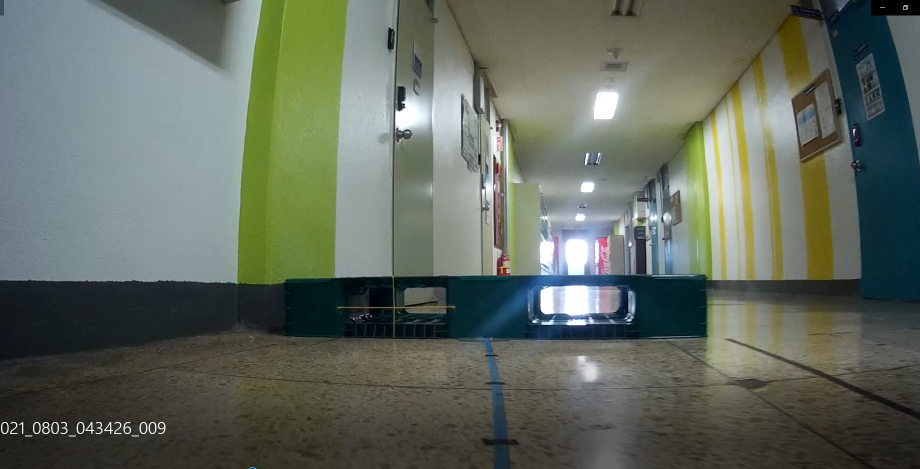
#> input picture data/images/b257.PNG, 1840 x 938 px, given in place of the camera (shown at 1/2 size)
$ python angle-calc.py
#> lines starting #> are read from the running program, lines starting #| are printed output that depends on the picture; after the words box and inside, x2 and y2 are one past the last pixel; in counts of white or black regions, pixels touching at a corner belong together
"""
USES OPENCV 4.10, PROBABLY WILL WORK FOR OPENCV 2.70 and up
REMEMBER TO CALCULATE THE HSV BOUNDS FOR color1 & color2, use the trackbar:
https://gist.github.com/botforge/c6559abd3c48bceb78c2664dcb53cef6
to get these values
"""
import cv2
import numpy as np
import math


def distance(x1, y1, x2, y2):
    """
    Calculate distance between two points
    """
    dist = math.sqrt(math.fabs(x2 - x1) ** 2 + math.fabs(y2 - y1) ** 2)
    return dist


def find_color1(frame):
    """
    Filter "frame" for HSV bounds for color1 (inplace, modifies frame) & return coordinates of the object with that color
    """
    hsv_frame = cv2.cvtColor(frame, cv2.COLOR_BGR2HSV)
    hsv_lowerbound = np.array([139, 149, 131])  # replace THIS LINE w/ your hsv lowerb
    hsv_upperbound = np.array([179, 255, 219])  # replace THIS LINE w/ your hsv upperb
    mask = cv2.inRange(hsv_frame, hsv_lowerbound, hsv_upperbound)
    res = cv2.bitwise_and(frame, frame, mask=mask)  # filter inplace
    cnts, hir = cv2.findContours(mask, cv2.RETR_TREE, cv2.CHAIN_APPROX_SIMPLE)
    if len(cnts) > 0:
        maxcontour = max(cnts, key=cv2.contourArea)

        # Find center of the contour
        M = cv2.moments(maxcontour)
        if M['m00'] > 0 and cv2.contourArea(maxcontour) > 1000:
            cx = int(M['m10'] / M['m00'])
            cy = int(M['m01'] / M['m00'])
            return (cx, cy), True
        else:
            return (700, 700), False  # faraway point
    else:
        return (700, 700), False  # faraway point


def find_color2(frame):
    """
    Filter "frame" for HSV bounds for color1 (inplace, modifies frame) & return coordinates of the object with that color
    """
    hsv_frame = cv2.cvtColor(frame, cv2.COLOR_BGR2HSV)
    hsv_lowerbound = np.array([101, 152, 92])  # replace THIS LINE w/ your hsv lowerb
    hsv_upperbound = np.array([149, 255, 243])  # replace THIS LINE w/ your hsv upperb
    mask = cv2.inRange(hsv_frame, hsv_lowerbound, hsv_upperbound)
    res = cv2.bitwise_and(frame, frame, mask=mask)
    cnts, hir = cv2.findContours(mask, cv2.RETR_TREE, cv2.CHAIN_APPROX_SIMPLE)
    if len(cnts) > 0:
        maxcontour = max(cnts, key=cv2.contourArea)

        # Find center of the contour
        M = cv2.moments(maxcontour)
        if M['m00'] > 0 and cv2.contourArea(maxcontour) > 2000:
            cx = int(M['m10'] / M['m00'])
            cy = int(M['m01'] / M['m00'])
            return (cx, cy), True  # True
        else:
            return (700, 700), True  # faraway point
    else:
        return (700, 700), True  # faraway point


cap = cv2.VideoCapture(0)

while (1):
    _, orig_frame = cap.read()
#> orig_frame is the input picture: shape (938, 1840, 3); mean B, G, R 94.6, 105.6, 97.3
    # we'll be inplace modifying frames, so save a copy
    copy_frame = orig_frame.copy()
    (color1_x, color1_y), found_color1 = find_color1(copy_frame)
#> in find_color1, `hsv_frame = cv2.cvtColor(frame, cv2.COLOR_BGR2HSV)`: hsv_frame: shape (938, 1840, 3); mean H, S, V 59.2, 66, 109.2
#> in find_color1, `mask = cv2.inRange(hsv_frame, hsv_lowerbound, hsv_upperbound)`:
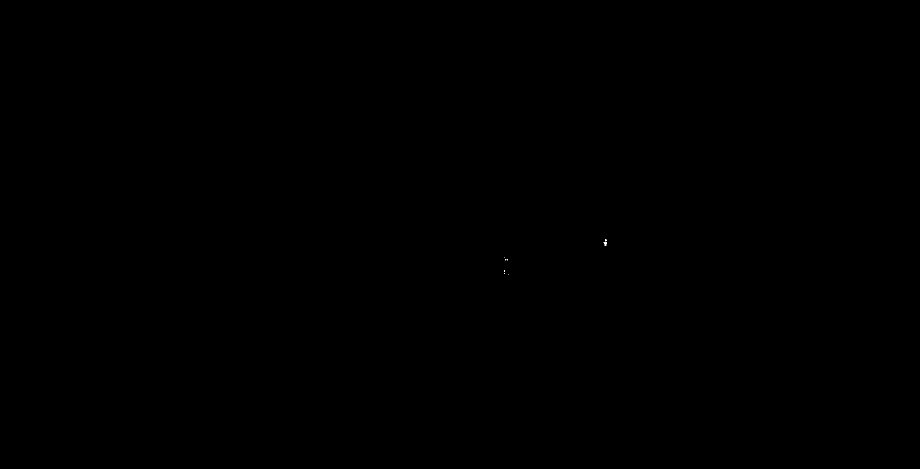
#> mask: shape (938, 1840) (shown at 1/2 size); 0% white in thin lines or dots, all inside (x1, y1, x2, y2) = (1008, 479, 1213, 549)
#> in find_color1, `cnts, hir = cv2.findContours(mask, cv2.RETR_TREE, cv2.CHAIN_APPROX_SIM..`: cnts = 8 contours, all with area under 20; hir = [[1, -1, -1, -1], [2, 0, -1, -1], [3, 1, -1, -1], [4, 2, -1, -1], [5, 3, -1, -1], [6, 4, -1, -1], [7, 5, -1, -1], [-1, 6, -1, -1]]
#> in find_color1, `maxcontour = max(cnts, key=cv2.contourArea)`: maxcontour = contour of 17 points, box (x1, y1, x2, y2) (1207, 483, 1213, 491), area 16
#> in find_color1, `M = cv2.moments(maxcontour)`: M = moments, m00 15.5, centre m10/m00, m01/m00 = (1210.2, 486.5)
#> color1_x = 700; color1_y = 700; found_color1 = False
    (color2_x, color2_y), found_color2 = find_color2(copy_frame)
#> in find_color2, `mask = cv2.inRange(hsv_frame, hsv_lowerbound, hsv_upperbound)`:
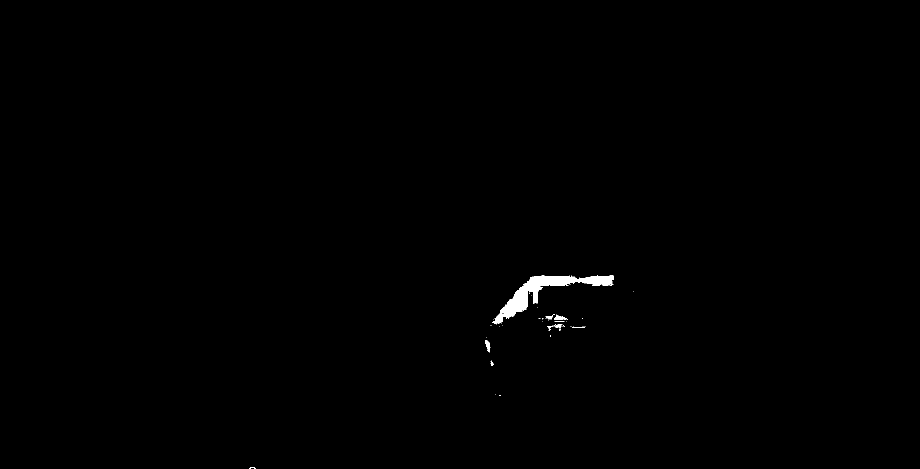
#> mask: shape (938, 1840) (shown at 1/2 size); 0.36% white; 42 white regions (32 under 20 px)
#> in find_color2, `cnts, hir = cv2.findContours(mask, cv2.RETR_TREE, cv2.CHAIN_APPROX_SIM..`: cnts = 56 contours, 49 with area under 20; largest, box (x1, y1, x2, y2) and area: (984, 550, 1228, 648) 5146, (1108, 629, 1133, 640) 127, (970, 680, 981, 705) 112, (1091, 631, 1106, 639) 34, (1108, 651, 1125, 657) 29, (981, 721, 988, 732) 24, (1144, 653, 1171, 656) 23; hir = 56 rows, first 6: [1, -1, -1, -1], [2, 0, -1, -1], [3, 1, -1, -1], [4, 2, -1, -1], [6, 3, 5, -1], [-1, -1, -1, 4]
#> in find_color2, `maxcontour = max(cnts, key=cv2.contourArea)`: maxcontour = contour of 427 points, box (x1, y1, x2, y2) (984, 550, 1228, 648), area 5146
#> in find_color2, `M = cv2.moments(maxcontour)`: M = moments, m00 5146, centre m10/m00, m01/m00 = (1085.9, 582.8)
#> in find_color2, `cx = int(M['m10'] / M['m00'])`: cx = 1085
#> in find_color2, `cy = int(M['m01'] / M['m00'])`: cy = 582
#> color2_x = 1085; color2_y = 582; found_color2 = True

    # draw circles around these objects
    cv2.circle(copy_frame, (color1_x, color1_y), 20, (255, 0, 0), -1)
    cv2.circle(copy_frame, (color2_x, color2_y), 20, (0, 128, 255), -1)
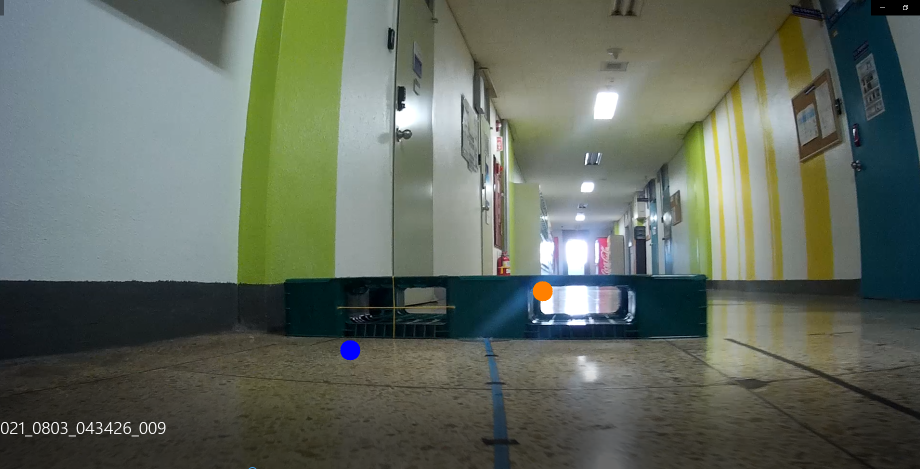
#> copy_frame: shape (938, 1840, 3) (shown at 1/2 size); mean B, G, R 94.5, 105.5, 97.3

    if found_color1 and found_color2:
        # trig stuff to get the line
        hypotenuse = distance(color1_x, color1_x, color2_x, color2_y)
        horizontal = distance(color1_x, color1_y, color2_x, color1_y)
        vertical = distance(color2_x, color2_y, color2_x, color1_y)
        angle = np.arcsin(vertical / hypotenuse) * 180.0 / math.pi

        # draw all 3 lines
        cv2.line(copy_frame, (color1_x, color1_y), (color2_x, color2_y), (0, 0, 255), 2)
        cv2.line(copy_frame, (color1_x, color1_y), (color2_x, color1_y), (0, 0, 255), 2)
        cv2.line(copy_frame, (color2_x, color2_y), (color2_x, color1_y), (0, 0, 255), 2)

        # put angle text (allow for calculations upto 180 degrees)
        angle_text = ""
        if color2_y < color1_y and color2_x > color1_x:
            angle_text = str(int(angle))
        elif color2_y < color1_y and color2_x < color1_x:
            angle_text = str(int(180 - angle))
        elif color2_y > color1_y and color2_x < color1_x:
            angle_text = str(int(180 + angle))
        elif color2_y > color1_y and color2_x > color1_x:
            angle_text = str(int(360 - angle))

        # CHANGE FONT HERE
        cv2.putText(copy_frame, angle_text, (color1_x - 30, color1_y), cv2.FONT_HERSHEY_COMPLEX, 1, (0, 128, 229), 2)

    cv2.imshow('AngleCalc', copy_frame)
    cv2.waitKey(5)

cap.release()
cv2.destroyAllWindows()

$ run again, on data/images/b258.PNG
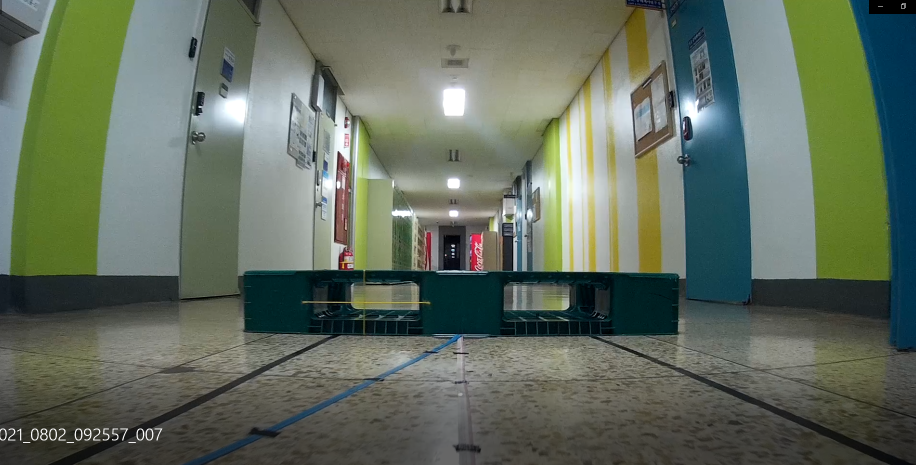
#> input picture data/images/b258.PNG, 1831 x 930 px, given in place of the camera (shown at 1/2 size)
#> orig_frame is the input picture: shape (930, 1831, 3); mean B, G, R 94.1, 108.6, 97.9
#> hsv_frame: shape (930, 1831, 3); mean H, S, V 56.8, 72.5, 111.8
#> in find_color1, `cnts, hir = cv2.findContours(mask, cv2.RETR_TREE, cv2.CHAIN_APPROX_SIM..`: cnts = 15 contours, 13 with area under 20; largest, box (x1, y1, x2, y2) and area: (943, 468, 962, 541) 445, (854, 467, 860, 504) 106; hir = 15 rows, first 6: [1, -1, -1, -1], [2, 0, -1, -1], [3, 1, -1, -1], [4, 2, -1, -1], [5, 3, -1, -1], [6, 4, -1, -1]
#> in find_color1, `maxcontour = max(cnts, key=cv2.contourArea)`: maxcontour = contour of 89 points, box (x1, y1, x2, y2) (943, 468, 962, 541), area 445
#> in find_color1, `M = cv2.moments(maxcontour)`: M = moments, m00 445, centre m10/m00, m01/m00 = (947.7, 509.6)
#> color1_x = 700; found_color1 = False
#> in find_color2, `mask = cv2.inRange(hsv_frame, hsv_lowerbound, hsv_upperbound)`:
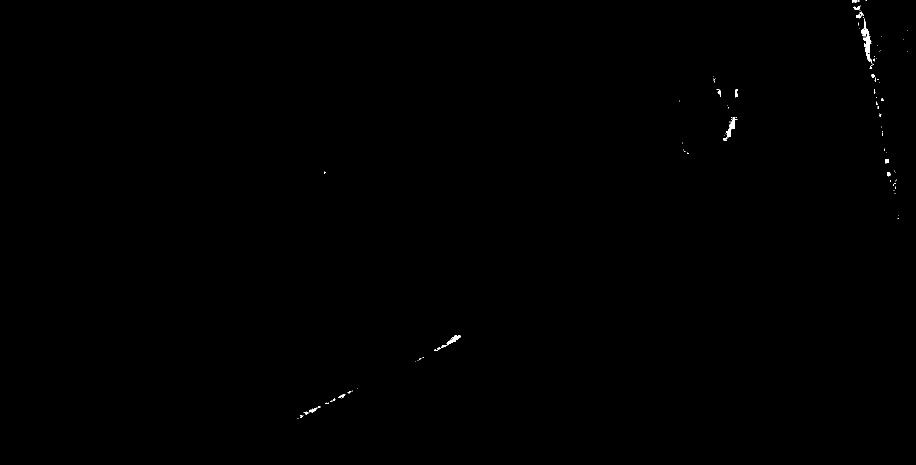
#> mask: shape (930, 1831) (shown at 1/2 size); 0.13% white; 108 white regions (92 under 20 px)
#> in find_color2, `cnts, hir = cv2.findContours(mask, cv2.RETR_TREE, cv2.CHAIN_APPROX_SIM..`: cnts = 127 contours, 113 with area under 20; largest, box (x1, y1, x2, y2) and area: (1722, 37, 1744, 127) 508, (1446, 235, 1475, 282) 266, (882, 670, 921, 696) 188, (618, 815, 635, 825) 61, (1470, 179, 1476, 195) 45; hir = 127 rows, first 6: [1, -1, -1, -1], [2, 0, -1, -1], [3, 1, -1, -1], [4, 2, -1, -1], [7, 3, 5, -1], [6, -1, -1, 4]
#> in find_color2, `maxcontour = max(cnts, key=cv2.contourArea)`: maxcontour = contour of 133 points, box (x1, y1, x2, y2) (1722, 37, 1744, 127), area 508
#> in find_color2, `M = cv2.moments(maxcontour)`: M = moments, m00 507.5, centre m10/m00, m01/m00 = (1733.2, 82.93)
#> color2_x = 700; found_color2 = True
#> `cv2.circle(copy_frame, (color2_x, color2_y), 20, (0, 128, 255), -1)`:
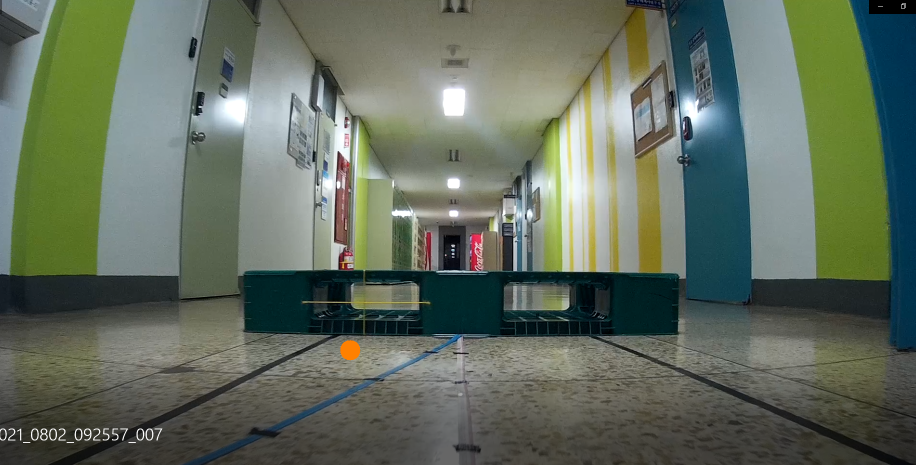
#> copy_frame: shape (930, 1831, 3) (shown at 1/2 size); mean B, G, R 94, 108.6, 98
